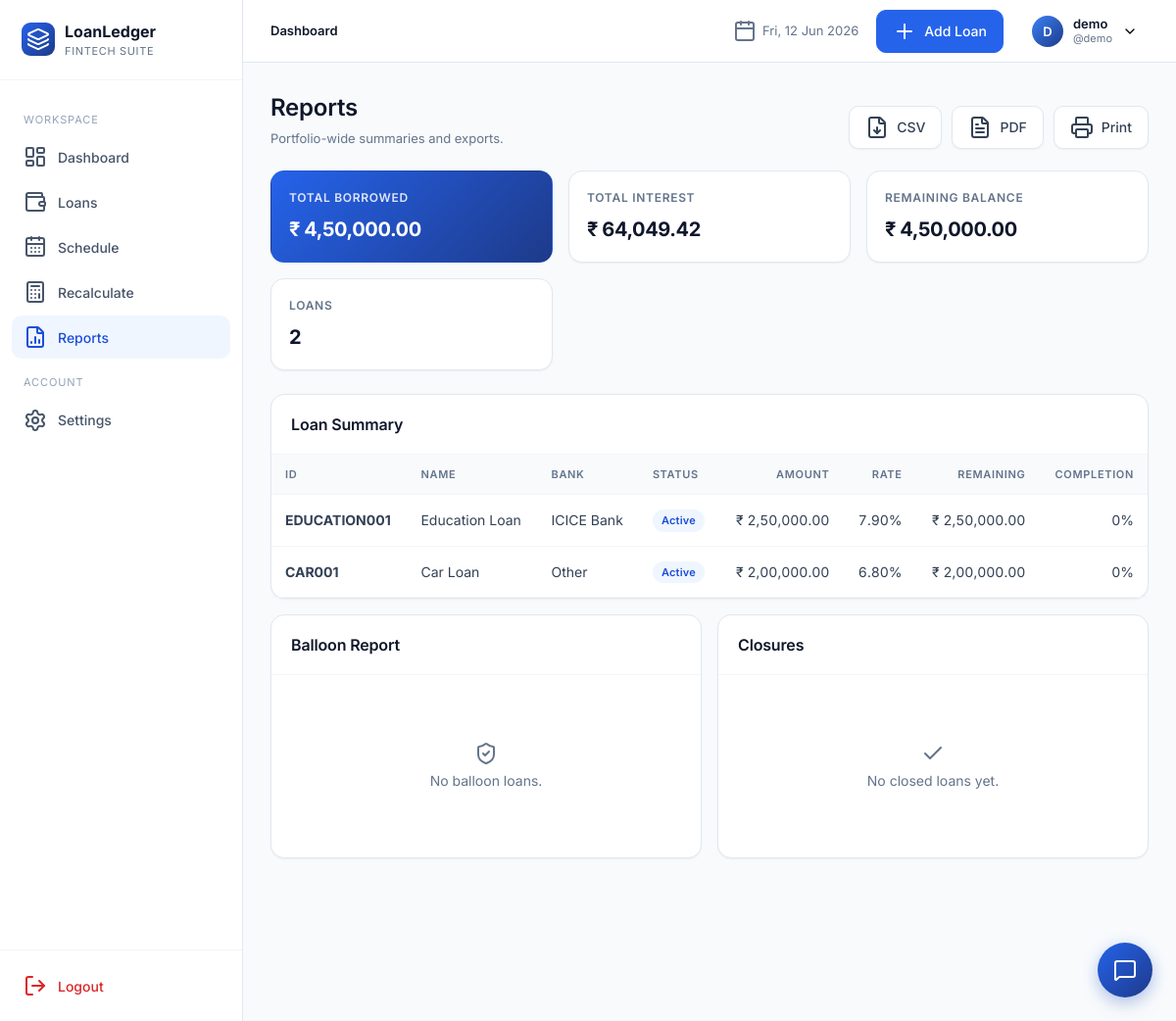
/reports/ (signed in), run on an earlier commit of the app's database.
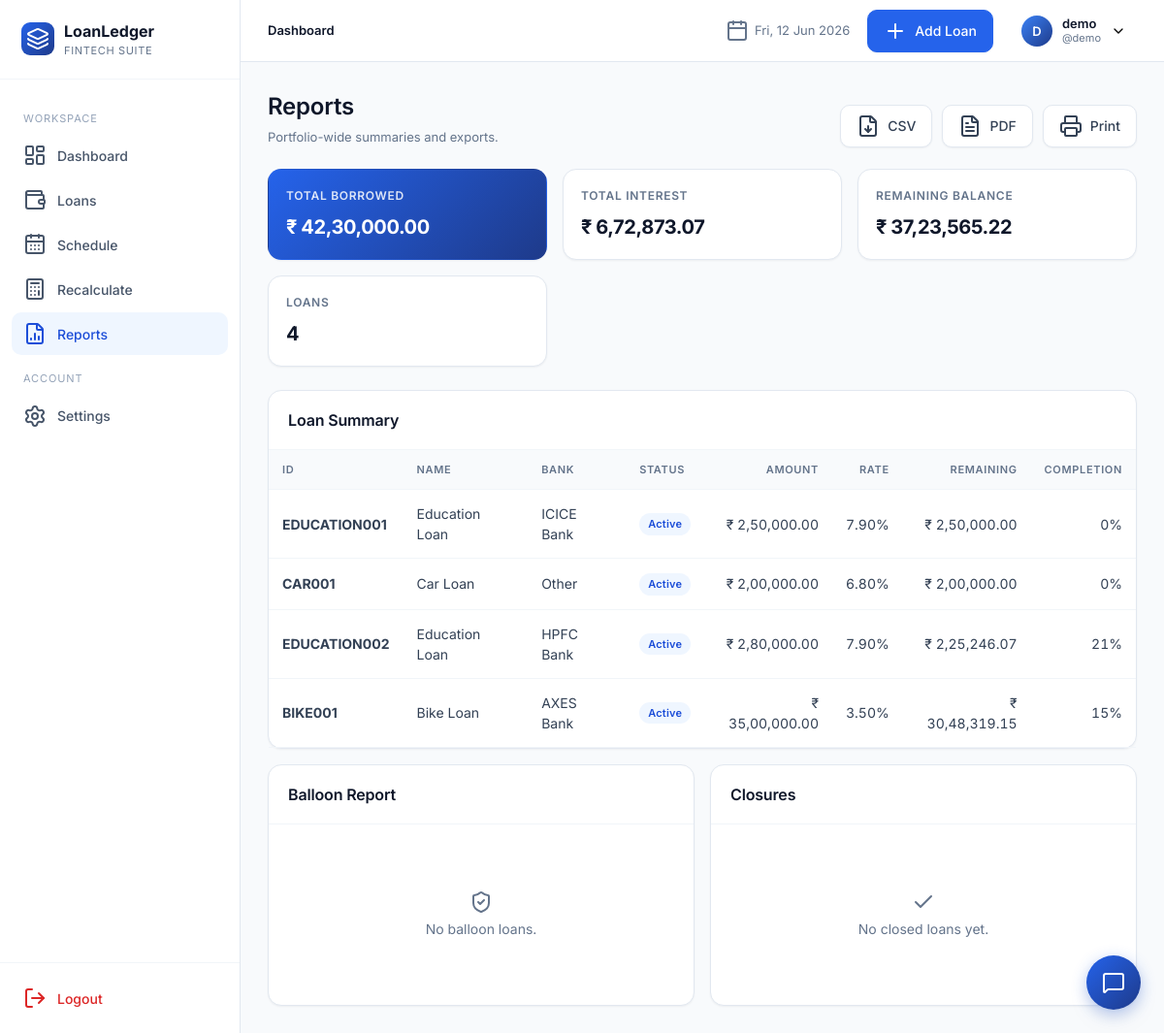
And on a later commit of the database.
### app/models.py (models this page shows, shortened)
class User(UserMixin, db.Model):
    __tablename__ = "users"
    id = db.Column(db.Integer, primary_key=True)
    full_name = db.Column(db.String(120), nullable=False)
    username = db.Column(db.String(64), unique=True, nullable=False, index=True)
    email = db.Column(db.String(160), unique=True, nullable=False, index=True)
    password_hash = db.Column(db.String(256), nullable=False)
    preferred_currency = db.Column(db.String(8), default="INR")
    preferred_date_format = db.Column(db.String(20), default="%d %b %Y")
    created_at = db.Column(db.DateTime, default=datetime.utcnow)
    loans = db.relationship("Loan", backref="owner", lazy="dynamic", cascade="all, delete-orphan")

class Loan(db.Model):
    __tablename__ = "loans"
    id = db.Column(db.Integer, primary_key=True)
    user_id = db.Column(db.Integer, db.ForeignKey("users.id"), nullable=False, index=True)
    loan_id = db.Column(db.String(40), nullable=False, index=True)  # manual unique per user
    loan_name = db.Column(db.String(120), nullable=False)
    loan_category = db.Column(db.String(50), nullable=False, default="Personal")
    bank_name = db.Column(db.String(120), nullable=False)
    loan_amount = db.Column(db.Float, nullable=False)
    interest_rate = db.Column(db.Float, nullable=False)  # annual %
    down_payment = db.Column(db.Float, default=0)
    custom_emi = db.Column(db.Float, nullable=True)
    start_date = db.Column(db.Date, nullable=False)
    tenure_months = db.Column(db.Integer, nullable=False)
    loan_status = db.Column(db.String(20), default="Active", index=True)
    remaining_balance = db.Column(db.Float, default=0)
    completion_percentage = db.Column(db.Float, default=0)
    is_archived = db.Column(db.Boolean, default=False, index=True)
    balloon_date = db.Column(db.Date, nullable=True)
    balloon_amount = db.Column(db.Float, nullable=True)
    notes = db.Column(db.Text)
    closed_at = db.Column(db.DateTime, nullable=True)
    final_amount = db.Column(db.Float, nullable=True)
    closure_notes = db.Column(db.Text, nullable=True)
    created_at = db.Column(db.DateTime, default=datetime.utcnow)
    updated_at = db.Column(db.DateTime, default=datetime.utcnow, onupdate=datetime.utcnow)
    schedules = db.relationship("Schedule", backref="loan", lazy="dynamic",
                                cascade="all, delete-orphan", order_by="Schedule.month_index")
    __table_args__ = (db.UniqueConstraint("user_id", "loan_id", name="uq_user_loanid"),)

### app/blueprints/reports.py (the view)
@reports_bp.route("/")
@login_required
def index():
    loans = current_user.loans.filter_by(is_archived=False).all()
    total_borrowed = sum(l.loan_amount for l in loans)
    total_remaining = sum(l.remaining_balance for l in loans)
    total_interest = sum(s.interest for l in loans for s in l.schedules)
    balloons = [l for l in loans if l.balloon_date]
    closures = [l for l in loans if l.loan_status == "Completed"]
    return render_template("reports/index.html", loans=loans,
                           total_borrowed=total_borrowed, total_remaining=total_remaining,
                           total_interest=total_interest, balloons=balloons, closures=closures)

### app/templates/reports/index.html (shortened to what this page needs)
{% extends "base.html" %}
{% block content %}
<div class="page-header">
  <div class="title-block"><h1>Reports</h1><div class="sub">Portfolio-wide summaries and exports.</div></div>
  <div class="actions">
    <a href="{{ url_for('reports.export_csv') }}" class="btn secondary"><i data-lucide="file-down"></i> CSV</a>
    <a href="{{ url_for('reports.export_pdf') }}" class="btn secondary"><i data-lucide="file-text"></i> PDF</a>
    <a href="{{ url_for('reports.print_view') }}" class="btn secondary" target="_blank"><i data-lucide="printer"></i> Print</a>
  </div>
</div>
<div class="kpi-grid">
  <div class="kpi accent"><div class="label">Total Borrowed</div><div class="value">{{ total_borrowed|money }}</div></div>
  <div class="kpi"><div class="label">Total Interest</div><div class="value">{{ total_interest|money }}</div></div>
  <div class="kpi"><div class="label">Remaining Balance</div><div class="value">{{ total_remaining|money }}</div></div>
  <div class="kpi"><div class="label">Loans</div><div class="value">{{ loans|length }}</div></div>
</div>
<div class="card" style="margin-bottom:16px">
  <div class="card-header"><h3>Loan Summary</h3></div>
  <div class="table-wrap">
    <table class="tbl">
      <thead><tr><th>ID</th><th>Name</th><th>Bank</th><th>Status</th><th class="num">Amount</th><th class="num">Rate</th><th class="num">Remaining</th><th class="num">Completion</th></tr></thead>
      <tbody>{% for l in loans %}
        <tr><td><strong>{{ l.loan_id }}</strong></td><td>{{ l.loan_name }}</td><td>{{ l.bank_name }}</td>
            <td><span class="badge {{ l.loan_status.replace(' ','') }}">{{ l.loan_status }}</span></td>
            <td class="num">{{ l.loan_amount|money }}</td><td class="num">{{ '%.2f'|format(l.interest_rate) }}%</td>
            <td class="num">{{ l.remaining_balance|money }}</td><td class="num">{{ '%.0f'|format(l.completion_percentage) }}%</td></tr>
      {% endfor %}</tbody>
    </table>
  </div>
</div>
<div class="grid grid-2">
  <div class="card">
    <div class="card-header"><h3>Balloon Report</h3></div>
    <div class="card-body">
      {% if balloons %}
      <table class="tbl"><thead><tr><th>Loan</th><th>Date</th><th class="num">Amount</th></tr></thead>
      <tbody>{% for l in balloons %}<tr><td>{{ l.loan_id }}</td><td>{{ l.balloon_date|fdate }}</td><td class="num">{{ l.balloon_amount|money }}</td></tr>{% endfor %}</tbody></table>
      {% else %}<div class="empty"><i data-lucide="shield-check"></i><p>No balloon loans.</p></div>{% endif %}
    </div>
  </div>
  <div class="card">
    <div class="card-header"><h3>Closures</h3></div>
    <div class="card-body">
      {% if closures %}
      <table class="tbl"><thead><tr><th>Loan</th><th>Closed</th><th class="num">Final</th></tr></thead>
      <tbody>{% for l in closures %}<tr><td>{{ l.loan_id }}</td><td>{{ l.closed_at|fdate }}</td><td class="num">{{ l.final_amount|money }}</td></tr>{% endfor %}</tbody></table>
      {% else %}<div class="empty"><i data-lucide="check"></i><p>No closed loans yet.</p></div>{% endif %}
    </div>
  </div>
</div>
{% endblock %}

### app/templates/_topnav.html (shortened to what this page needs)
<header class="topnav">
  <div class="crumbs">
    {% block crumbs %}<strong>Dashboard</strong>{% endblock %}
  </div>
  <div class="date"><i data-lucide="calendar"></i> {{ now.strftime('%a, %d %b %Y') }}</div>
  {% if request.endpoint and not request.endpoint.startswith('settings.') %}
    <a href="{{ url_for('loans.add') }}" class="btn"><i data-lucide="plus"></i> Add Loan</a>
  {% endif %}
  <div class="profile">
    <button class="profile-btn">
      <div class="avatar">{{ current_user.full_name[:1]|upper }}</div>
      <div style="text-align:left;line-height:1.2">
        <div style="font-weight:600;font-size:13px;color:var(--slate-900)">{{ current_user.full_name }}</div>
        <div style="font-size:11px;color:var(--slate-500)">@{{ current_user.username }}</div>
      </div>
      <i data-lucide="chevron-down" style="width:16px;height:16px"></i>
    </button>
  </div>
</header>

What changed in the data, as far as the page shows it:
computed for User "demo": preferred_currency "₹ 4,50,000.00" → "₹ 42,30,000.00"; preferred_currency "₹ 64,049.42" → "₹ 6,72,873.07"; preferred_currency "₹ 4,50,000.00" → "₹ 37,23,565.22"
added Loan: loan_id "EDUCATION002", loan_name "Education Loan", bank_name "HPFC Bank", loan_status "Active", loan_amount "₹ 2,80,000.00", interest_rate "7.90", remaining_balance "₹ 2,25,246.07", completion_percentage "21"
added Loan: loan_id "BIKE001", loan_name "Bike Loan", bank_name "AXES Bank", loan_status "Active", loan_amount "₹ 35,00,000.00", interest_rate "3.50", remaining_balance "₹ 30,48,319.15", completion_percentage "15"
Also different on the page:
{{ loans|length }}: "2" → "4"
